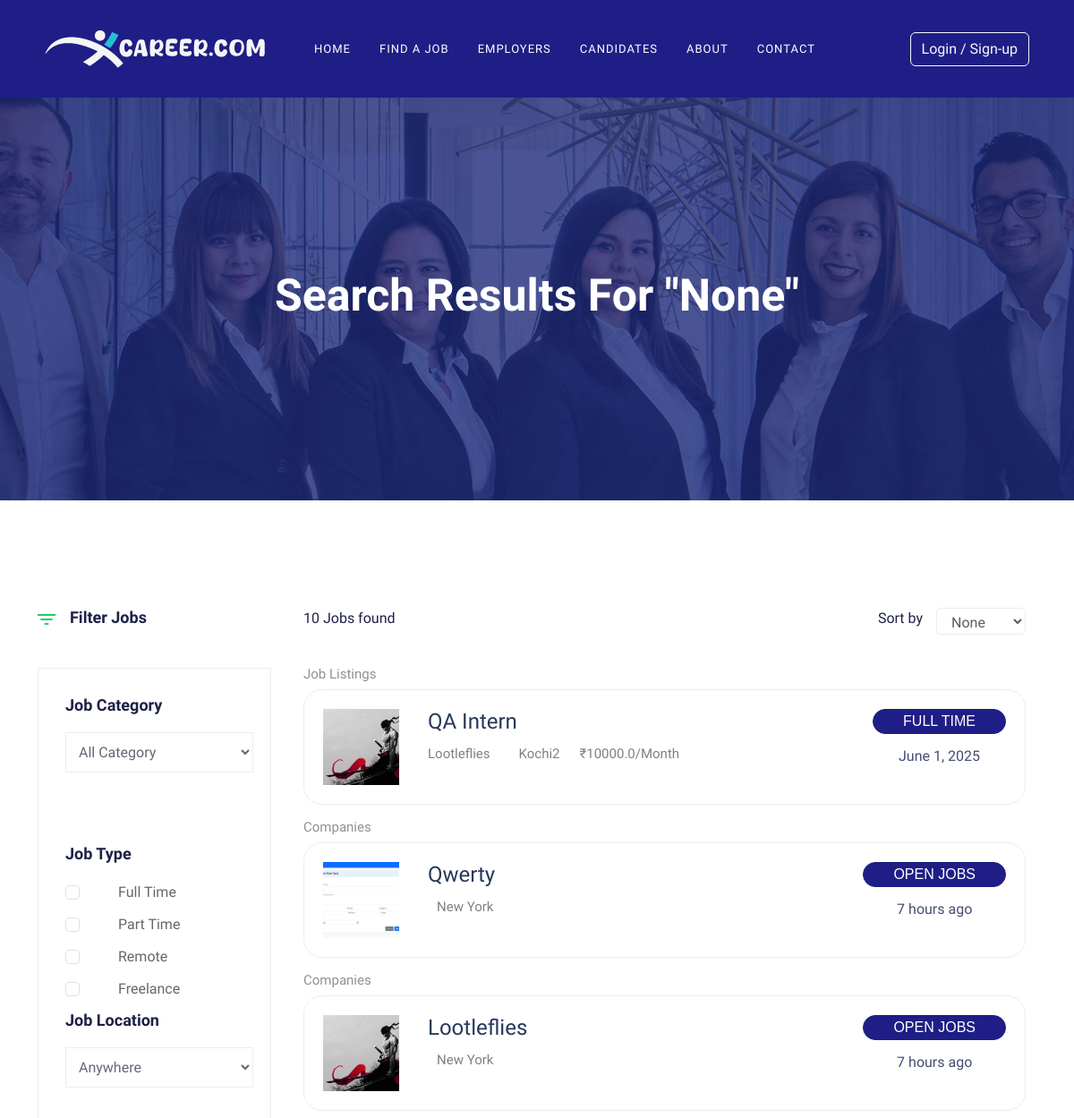
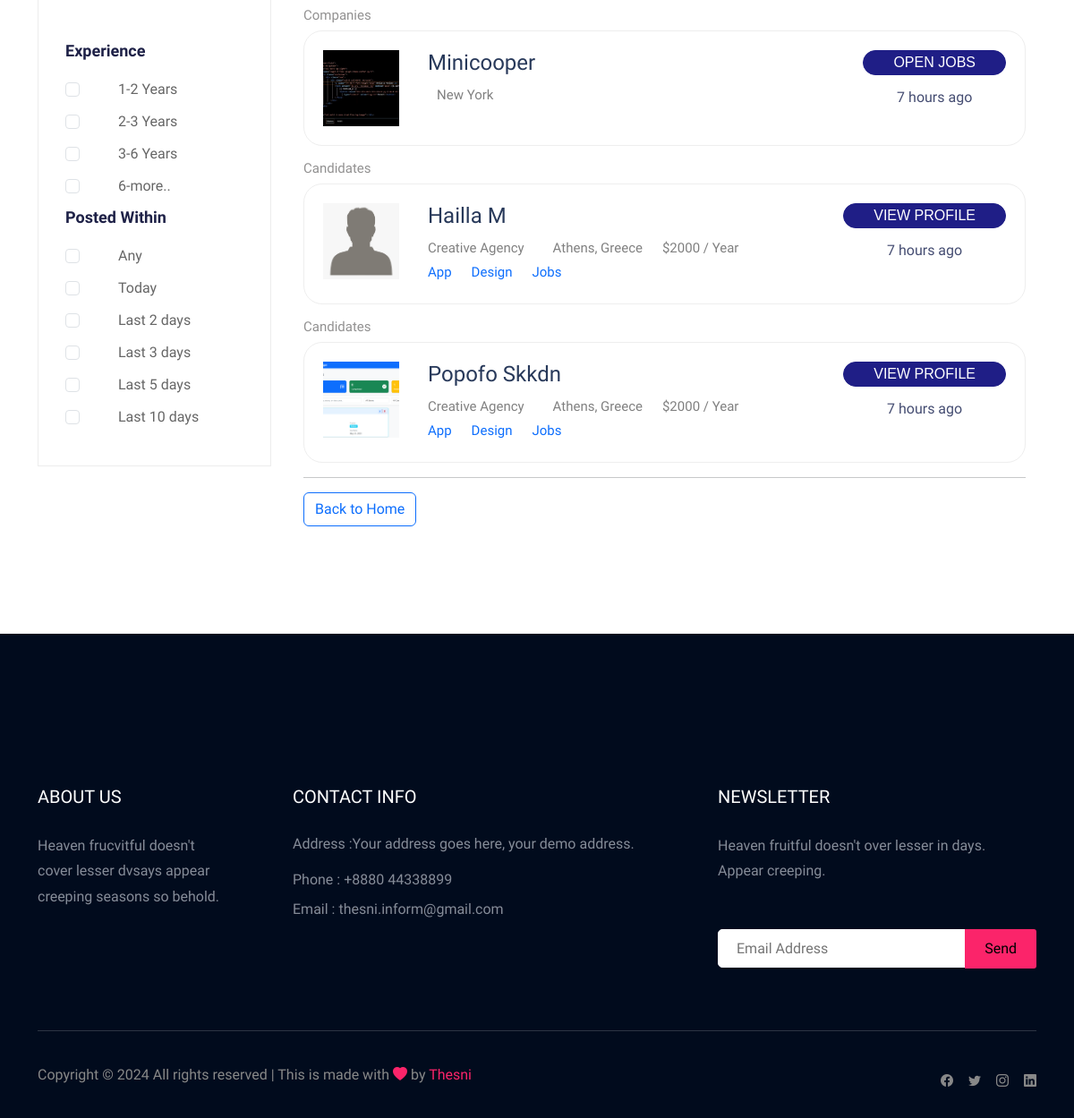
The app's page /search/ with its own data (2 pictures, top to bottom).
### user/models.py (models this page shows, shortened)
class Job(models.Model):
    company = models.ForeignKey(Company, on_delete=models.CASCADE)
    start_date = models.DateField()
    end_date = models.DateField()
    title = models.CharField(max_length=200)
    salary = models.FloatField()
    image = models.ImageField(upload_to="jobs/", null=True, blank=True)
    description = models.TextField(max_length=400)
    experience = models.CharField(max_length=100)
    location = models.CharField(max_length=100)
    skills = models.CharField(max_length=200)
    creation_date = models.DateField()
    featured = models.BooleanField(default=False)
    FULL_TIME = 'full'
    PART_TIME = 'part'
    BOTH = 'both'
    JOB_TYPE_CHOICES = [
        (FULL_TIME, 'Full Time'),
        (PART_TIME, 'Part Time'),
        (BOTH, 'Both (Full-Time and Part-Time)'),
    ]
    OFFICE = 'office'
    HOME = 'home'
    FIELD = 'field'
    WORK_LOCATION_CHOICES = [
        (OFFICE, 'Work from office'),
        (HOME, 'Work from home'),
        (FIELD, 'Field job'),
    ]
    title = models.CharField(max_length=255)
    job_type = models.CharField(max_length=10, choices=JOB_TYPE_CHOICES, default=FULL_TIME)
    work_location = models.CharField(max_length=10, choices=WORK_LOCATION_CHOICES, default=OFFICE)

class Company(models.Model):
    user = models.OneToOneField(User, on_delete=models.CASCADE)
    phone = models.CharField(max_length=10)
    image = models.ImageField(upload_to="companies/", null=True, blank=True)
    type = models.CharField(max_length=15)
    status = models.CharField(max_length=20)
    description = models.TextField(null=True, blank=True)
    company_name = models.CharField(max_length=100)
    website = models.TextField(null=True, blank=True)

class Applicant(models.Model):
    user = models.OneToOneField(User, on_delete=models.CASCADE)
    email = models.CharField(max_length=50)
    phone = models.CharField(max_length=10, null=True,)
    image = models.ImageField(upload_to="media/", null=True, blank=True)
    gender = models.CharField(max_length=10)
    type = models.CharField(max_length=20)
    year = models.CharField(max_length=20)
    about = models.TextField(null=True, blank=True)
    work = models.TextField(null=True, blank=True)
    location = models.TextField(null=True, blank=True)
    cv = models.FileField(upload_to="resumes/", null=True, blank=True)
    district= models.TextField(null=True, blank=True)
    state= models.TextField(null=True, blank=True)
    country= models.TextField(null=True, blank=True)
    pincode= models.TextField(null=True, blank=True)
    EDUCATION_CHOICES = [
        ('diploma', 'Diploma'),
        ('graduate', 'Graduate'),
        ('post_graduate', 'Post Graduate'),
        ('iti', 'ITI'),
    ]
    education_level = models.CharField(max_length=20, choices=EDUCATION_CHOICES, default='graduate')

### user/views.py (the view)
# urls.py: path('search/', views.search_results, name= 'search_results'),
def search_results(request):
    query = request.GET.get('q')
    jobs = Job.objects.all()
    companies = Company.objects.all()
    candidates = Applicant.objects.all()
    if query:
        jobs = jobs.filter(title__icontains=query)
        companies = companies.filter(company_name__icontains=query)
        candidates = candidates.filter(user__username__icontains=query)
    return render(request, 'search.html', {
        'jobs': jobs,
        'companies': companies,
        'candidates': candidates,
        'query': query
    })

### templates/search.html (shortened to what this page needs)
{% extends 'base.html' %}
{% block content %}
{% load static %}
    <div class="slider-area ">
      <div class="single-slider section-overly slider-height2 d-flex align-items-center"
        data-background="/static/img/about.jpg" style="background-image: url(&quot;/static/img/about.jpg&quot;);">
        <div class="container">
          <div class="row">
            <div class="col-xl-12">
              <div class="hero-cap text-center">
                <h2>Search Results for "{{ query }}"</h2>
              </div>
            </div>
          </div>
        </div>
      </div>
    </div>
    <div class="job-listing-area pt-120 pb-120">
      <div class="container">
        <div class="row">
          <div class="col-xl-3 col-lg-3 col-md-4">
            <div class="row">
              <div class="col-12">
                <div class="small-section-tittle2 mb-45">
                  <div class="ion">
                  </div>
                  <h4>Filter Jobs</h4>
                </div>
              </div>
            </div>
            <div class="job-category-listing mb-50">
              <div class="single-listing">
                <div class="small-section-tittle2">
                  <h4>Job Category</h4>
                </div>
                <div class="select-job-items2">
                  <select name="select">
                    <option value="">All Category</option>
                  </select>
                </div>
                <div class="select-Categories pt-80 pb-50">
                  <div class="small-section-tittle2">
                    <h4>Job Type</h4>
                  </div>
                  <div class="form-check">
                    <input class="form-check-input" type="checkbox" value="" id="flexCheckDefault">
                    <label class="form-check-label" for="flexCheckDefault">
                      Full Time
                    </label>
                  </div>
                  <div class="form-check">
                    <input class="form-check-input" type="checkbox" value="" id="flexCheckDefault">
                    <label class="form-check-label" for="flexCheckDefault">
                      Part Time
                    </label>
                  </div>
                  <div class="form-check">
                    <input class="form-check-input" type="checkbox" value="" id="flexCheckDefault">
                    <label class="form-check-label" for="flexCheckDefault">
                      Remote
                    </label>
                  </div>
                  <div class="form-check">
                    <input class="form-check-input" type="checkbox" value="" id="flexCheckDefault">
                    <label class="form-check-label" for="flexCheckDefault">
                      Freelance
                    </label>
                  </div>
                </div>
              </div>
              <div class="single-listing">
                <div class="small-section-tittle2">
                  <h4>Job Location</h4>
                </div>
                <div class="select-job-items2">
                  <select name="select">
                    <option value="">Anywhere</option>
                  </select>
                </div>
                <div class="select-Categories pt-80 pb-50">
                  <div class="small-section-tittle2">
                    <h4>Experience</h4>
                  </div>
                  <div class="form-check">
                    <input class="form-check-input" type="checkbox" value="" id="flexCheckDefault">
                    <label class="form-check-label" for="flexCheckDefault">
                      1-2 Years
                    </label>
                  </div>
                  <div class="form-check">
                    <input class="form-check-input" type="checkbox" value="" id="flexCheckDefault">
                    <label class="form-check-label" for="flexCheckDefault">
                      2-3 Years
                    </label>
                  </div>
                  <div class="form-check">
                    <input class="form-check-input" type="checkbox" value="" id="flexCheckDefault">
                    <label class="form-check-label" for="flexCheckDefault">
                      3-6 Years
                    </label>
                  </div>
                  <div class="form-check">
                    <input class="form-check-input" type="checkbox" value="" id="flexCheckDefault">
                    <label class="form-check-label" for="flexCheckDefault">
                      6-more..
                    </label>
                  </div>
                </div>
              </div>
              <div class="single-listing">
                <div class="select-Categories pb-50">
                  <div class="small-section-tittle2">
                    <h4>Posted Within</h4>
                  </div>
                  <div class="form-check">
                    <input class="form-check-input" type="checkbox" value="" id="flexCheckDefault">
                    <label class="form-check-label" for="flexCheckDefault">
                      Any
                    </label>
                  </div>
                  <div class="form-check">
                    <input class="form-check-input" type="checkbox" value="" id="flexCheckDefault">
                    <label class="form-check-label" for="flexCheckDefault">
                      Today
                    </label>
                  </div>
                  <div class="form-check">
                    <input class="form-check-input" type="checkbox" value="" id="flexCheckDefault">
                    <label class="form-check-label" for="flexCheckDefault">
                      Last 2 days
                    </label>
                  </div>
                  <div class="form-check">
                    <input class="form-check-input" type="checkbox" value="" id="flexCheckDefault">
                    <label class="form-check-label" for="flexCheckDefault">
                      Last 3 days
                    </label>
                  </div>
                  <div class="form-check">
                    <input class="form-check-input" type="checkbox" value="" id="flexCheckDefault">
                    <label class="form-check-label" for="flexCheckDefault">
                      Last 5 days
                    </label>
                  </div>
                  <div class="form-check">
                    <input class="form-check-input" type="checkbox" value="" id="flexCheckDefault">
                    <label class="form-check-label" for="flexCheckDefault">
                      Last 10 days
                    </label>
                  </div>
                </div>
              </div>
            </div>
          </div>
          <div class="col-xl-9 col-lg-9 col-md-8">
            <section class="featured-job-area">
              <div class="container">
                <div class="row">
                  <div class="col-lg-12">
                    <div class="count-job mb-35">
                      <span>10 Jobs found</span>
                      <div class="select-job-items">
                        <span>Sort by</span>
                        <select name="select" >
                          <option value="">None</option>
                        </select>
                      </div>
                    </div>
                  </div>
                </div>
                  {% for job in jobs %}
                <h3>Job Listings</h3>
                <div class="single-job-items mb-30">
                  <div class="job-items">
                    <div class="company-img">
                      <a href="/job_details/{{ job.id }}/">
                        {% if job.image %}
                        <img src="{{job.image.url}}" alt="">
                        {% else %}
                       <img src="/static/img/user.png" alt="Image" >
                        {% endif %}
                    </div>
                    <div class="job-tittle job-tittle2">
                      <a href="/job_details/{{ job.id }}/">
                        <h4>{{ job.title }}</h4>
                      </a>
                      <ul>
                        <li>{{job.company.company_name}}</li>
                        <li>{{job.location}}</li>
                        <li>₹{{job.salary}}/month</li>
                      </ul>
                    </div>
                  </div>
                  <div class="items-link items-link2 f-right">
                    <a href="/job_details/{{ job.id }}/">Full Time</a>
                    <span>{{job.creation_date}}</span>
                  </div>
                </div>
                  {% empty %}
                  <span class="text-danger">No jobs found.</span>
                  {% endfor %}
                  {% for company in companies %}
                <h3>Companies</h3>
                <div class="single-job-items mb-30">
                  <div class="job-items">
                    <div class="company-img">
                      <a href="#">
                        {% if company.image %}
                        <img src="{{company.image.url}}" alt="">
                        {% else %}
                       <img src="/static/img/user.png" alt="Image" >
                        {% endif %}
                      </a>
                    </div>
                    <div class="job-tittle job-tittle2">
                      <a href="#">
                        <h4>{{ company.company_name }}</h4>
                      </a>
                      <ul>
                        <li> New York</li>
                      </ul>
                    </div>
                  </div>
                  <div class="items-link items-link2 f-right">
                    <a href="#">Open Jobs</a>
                    <span>7 hours ago</span>
                  </div>
                </div>
                  {% empty %}
                  <span class="text-danger">No companies found.</span>
                  {% endfor %}
                  {% for candidate in candidates %}
                <h3>Candidates</h3>
                <div class="single-job-items mb-30">
                  <div class="job-items">
                    <div class="company-img">
                      <a href="#">
                        {% if candidate.image %}
                        <img src="{{candidate.image.url}}" alt="">
                        {% else %}
                       <img src="/static/img/user.png" alt="Image" >
                        {% endif %}
                      </a>
                    </div>
                    <div class="job-tittle job-tittle2">
                      <a href="#">
                        <h4>{{ candidate.user.first_name }} {{ candidate.user.last_name }}
                         </h4>
                      </a>
                      <ul>
                        <li>Creative Agency</li>
                        <li>Athens, Greece</li>
                        <li>$2000 / year</li>
                      </ul>
                      <ul>
                        <li> <a href="#">app</a></li>
                        <li> <a href="#">design</a></li>
                        <li> <a href="#">Jobs</a></li>
                      </ul>
                    </div>
                  </div>
                  <div class="items-link items-link2 f-right">
                    <a href="#">View Profile</a>
                    <span>7 hours ago</span>
                  </div>
                </div>
                  {% empty %}
                  <span class="text-danger">  No candidates found.</span>
                  {% endfor %}
                <hr>
                <a class="btn  btn-outline-primary" href="{% url 'user:home' %}">Back to Home</a>
              </div>
            </section>
          </div>
        </div>
      </div>
    </div>
    {% endblock %}

### records on screen
Job: image (picture), title "QA Intern", company.company_name "Lootleflies", location "Kochi2", salary "10000.0", creation_date "June 1, 2025"
Company: image (picture), company_name "Qwerty"
Company: image (picture), company_name "Lootleflies"
Company: image (picture), company_name "Minicooper"
Applicant: user.first_name "Hailla", user.last_name "M"
Applicant: image (picture), user.first_name "Popofo", user.last_name "Skkdn"

### other values on screen
{{ query }} "None"
